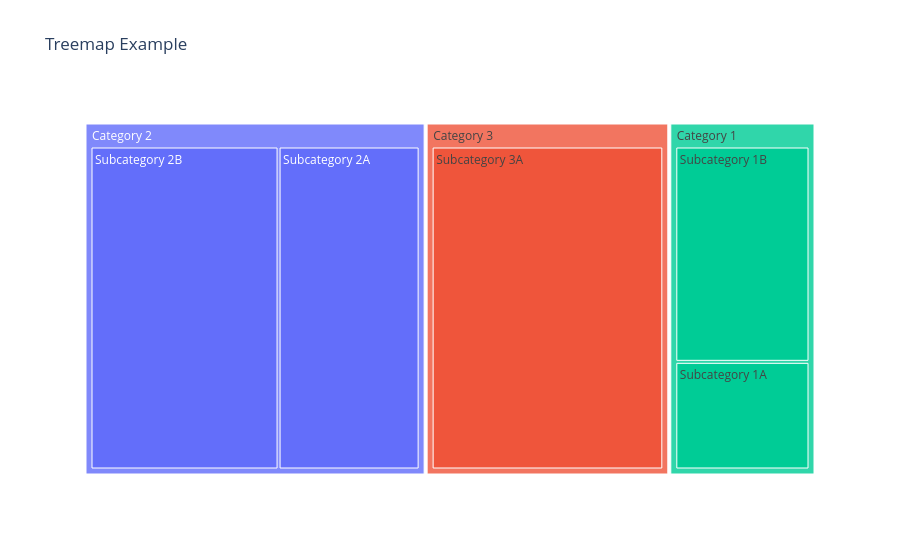

The notebook cell this image was saved under:
### Code cell
# create treemap
fig = px.treemap(df,
                 path=['Category', 'Subcategory'],  # Define hierarchical structure
                 values='Value',  # Size of each rectangle
                 title='Treemap Example')  # Title of the treemap
# show treemap
fig.show()

### Figure 1 — Plotly figure (JSON) as saved in the notebook; plotly's stock layout.template omitted (floating-point values rounded to 4 significant figures)
{"data": [{"branchvalues": "total", "domain": {"x": [0, 1], "y": [0, 1]}, "hovertemplate": "labels=%{label}<br>Value=%{value}<br>parent=%{parent}<br>id=%{id}<extra></extra>", "ids": ["Category 1/Subcategory 1A", "Category 1/Subcategory 1B", "Category 2/Subcategory 2A", "Category 2/Subcategory 2B", "Category 3/Subcategory 3A", "Category 1", "Category 2", "Category 3"], "labels": ["Subcategory 1A", "Subcategory 1B", "Subcategory 2A", "Subcategory 2B", "Subcategory 3A", "Category 1", "Category 2", "Category 3"], "name": "", "parents": ["Category 1", "Category 1", "Category 2", "Category 2", "Category 3", "", "", ""], "type": "treemap", "values": [10, 20, 30, 40, 50, 30, 70, 50]}], "layout": {"legend": {"tracegroupgap": 0}, "title": {"text": "Treemap Example"}}}
